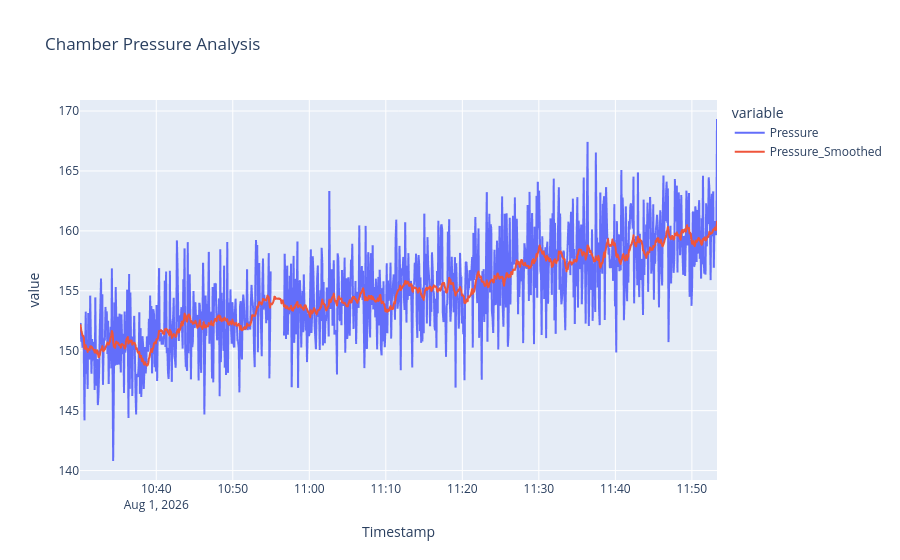

Notebook code cell kept with this figure:
### Markdown cell above
### 인터랙티브 그래프 플롯
- Plotly 라이브러리
    - 확대/축소
    - Hover Tooltip : 값 확인 가능

### Code cell
import plotly.express as px
fig = px.line(df_active, x='Timestamp', y=['Pressure', 'Pressure_Smoothed'], title="Chamber Pressure Analysis")
fig.show()

### Figure 1 — Plotly figure (JSON) as saved in the notebook; plotly's stock layout.template omitted (floating-point values rounded to 4 significant figures; data arrays with more than 128 entries replaced by an {"elided": "..."} marker saying what was removed)
{"data": [{"hovertemplate": "variable=Pressure<br>Timestamp=%{x}<br>value=%{y}<extra></extra>", "legendgroup": "Pressure", "line": {"color": "#636efa", "dash": "solid"}, "marker": {"symbol": "circle"}, "mode": "lines", "name": "Pressure", "showlegend": true, "type": "scattergl", "x": {"elided": "1000 str values"}, "xaxis": "x", "y": {"elided": "1000 float values"}, "yaxis": "y"}, {"hovertemplate": "variable=Pressure_Smoothed<br>Timestamp=%{x}<br>value=%{y}<extra></extra>", "legendgroup": "Pressure_Smoothed", "line": {"color": "#EF553B", "dash": "solid"}, "marker": {"symbol": "circle"}, "mode": "lines", "name": "Pressure_Smoothed", "showlegend": true, "type": "scattergl", "x": {"elided": "1000 str values"}, "xaxis": "x", "y": {"elided": "1000 float values"}, "yaxis": "y"}], "layout": {"legend": {"title": {"text": "variable"}, "tracegroupgap": 0}, "title": {"text": "Chamber Pressure Analysis"}, "xaxis": {"anchor": "y", "domain": [0, 1], "title": {"text": "Timestamp"}}, "yaxis": {"anchor": "x", "domain": [0, 1], "title": {"text": "value"}}}}
